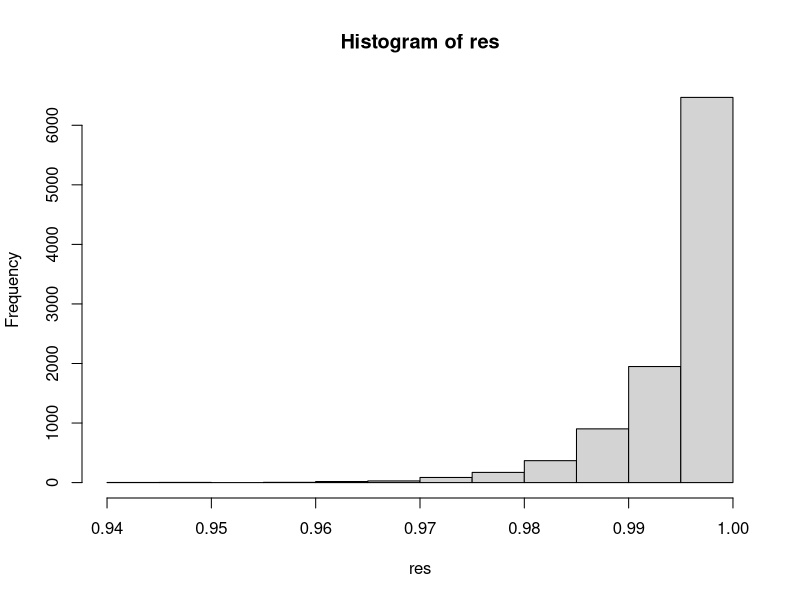

Generate this figure with R:
rounds <- 10000

# How much should I bet to minimize total capital draw-down and long run expected profit

# Gets the minimal draw-down for the num of rounds specified
sim_rw <- function(init_cap, betting_amt){
  returns <- rnorm(rounds, 0.01,0.05)
  capital <- numeric(rounds + 1)
  capital[1] <- init_cap
  bets <- numeric(rounds+1)
  bets[1] <- init_cap * betting_amt
  
  for(i in 1:rounds){
    change <- bets[i] * (1 + returns[i])
    capital[i+1] <- (capital[i] - bets[i]) + change
    bets[i+1] <- capital[i+1] * betting_amt
  }
  min(capital)
}


res <-replicate(10000, sim_rw(1, 0.05))
hist(res)

# Vary the probability of winning and compute the distribution of the greatest drawdown.

# What is the probability of having more than 3 consecutive down days?
# What is the probability od having at least 15 up days in one month (20 trading days)?


